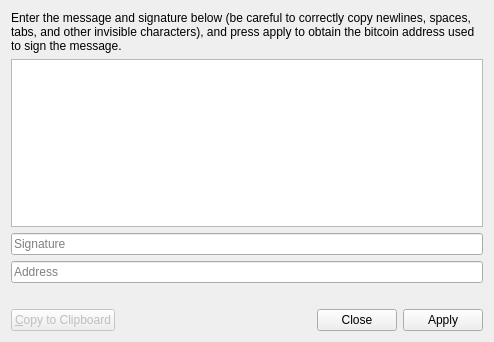
<?xml version="1.0" encoding="UTF-8"?>
<ui version="4.0">
 <class>VerifyMessageDialog</class>
 <widget class="QDialog" name="VerifyMessageDialog">
  <property name="geometry">
   <rect>
    <x>0</x>
    <y>0</y>
    <width>494</width>
    <height>342</height>
   </rect>
  </property>
  <property name="windowTitle">
   <string>Verify Signed Message</string>
  </property>
  <layout class="QVBoxLayout" name="verticalLayout">
   <item>
    <widget class="QLabel" name="label">
     <property name="text">
      <string>Enter the message and signature below (be careful to correctly copy newlines, spaces, tabs, and other invisible characters), and press apply to obtain the bitcoin address used to sign the message.</string>
     </property>
     <property name="alignment">
      <set>Qt::AlignLeading|Qt::AlignLeft|Qt::AlignTop</set>
     </property>
     <property name="wordWrap">
      <bool>true</bool>
     </property>
    </widget>
   </item>
   <item>
    <widget class="QTextEdit" name="edMessage">
     <property name="documentTitle">
      <string extracomment="testing"/>
     </property>
     <property name="html">
      <string>&lt;!DOCTYPE HTML PUBLIC &quot;-//W3C//DTD HTML 4.0//EN&quot; &quot;http://www.w3.org/TR/REC-html40/strict.dtd&quot;&gt;
&lt;html&gt;&lt;head&gt;&lt;meta name=&quot;qrichtext&quot; content=&quot;1&quot; /&gt;&lt;style type=&quot;text/css&quot;&gt;
p, li { white-space: pre-wrap; }
&lt;/style&gt;&lt;/head&gt;&lt;body style=&quot; font-family:'Ubuntu'; font-size:9pt; font-weight:400; font-style:normal;&quot;&gt;
&lt;p style=&quot;-qt-paragraph-type:empty; margin-top:0px; margin-bottom:0px; margin-left:0px; margin-right:0px; -qt-block-indent:0; text-indent:0px;&quot;&gt;&lt;/p&gt;&lt;/body&gt;&lt;/html&gt;</string>
     </property>
    </widget>
   </item>
   <item>
    <widget class="QLineEdit" name="lnSig">
     <property name="font">
      <font>
       <italic>false</italic>
      </font>
     </property>
     <property name="text">
      <string/>
     </property>
     <property name="placeholderText">
      <string>Signature</string>
     </property>
    </widget>
   </item>
   <item>
    <widget class="QLineEdit" name="lnAddress">
     <property name="font">
      <font>
       <italic>false</italic>
      </font>
     </property>
     <property name="text">
      <string/>
     </property>
     <property name="readOnly">
      <bool>true</bool>
     </property>
     <property name="placeholderText">
      <string>Address</string>
     </property>
    </widget>
   </item>
   <item>
    <widget class="QLabel" name="lblStatus">
     <property name="text">
      <string/>
     </property>
    </widget>
   </item>
   <item>
    <layout class="QHBoxLayout" name="horizontalLayout">
     <item>
      <widget class="QPushButton" name="copyToClipboard">
       <property name="enabled">
        <bool>false</bool>
       </property>
       <property name="toolTip">
        <string>Copy the currently selected address to the system clipboard</string>
       </property>
       <property name="text">
        <string>&amp;Copy to Clipboard</string>
       </property>
       <property name="icon">
        <iconset resource="../bitcoin.qrc">
         <normaloff>:/icons/editcopy</normaloff>:/icons/editcopy</iconset>
       </property>
      </widget>
     </item>
     <item>
      <spacer name="horizontalSpacer">
       <property name="orientation">
        <enum>Qt::Horizontal</enum>
       </property>
       <property name="sizeHint" stdset="0">
        <size>
         <width>40</width>
         <height>20</height>
        </size>
       </property>
      </spacer>
     </item>
     <item>
      <widget class="QDialogButtonBox" name="buttonBox">
       <property name="orientation">
        <enum>Qt::Horizontal</enum>
       </property>
       <property name="standardButtons">
        <set>QDialogButtonBox::Apply|QDialogButtonBox::Close</set>
       </property>
       <property name="centerButtons">
        <bool>false</bool>
       </property>
      </widget>
     </item>
    </layout>
   </item>
  </layout>
 </widget>
 <resources>
  <include location="../bitcoin.qrc"/>
 </resources>
 <connections>
  <connection>
   <sender>buttonBox</sender>
   <signal>accepted()</signal>
   <receiver>VerifyMessageDialog</receiver>
   <slot>accept()</slot>
   <hints>
    <hint type="sourcelabel">
     <x>248</x>
     <y>254</y>
    </hint>
    <hint type="destinationlabel">
     <x>157</x>
     <y>274</y>
    </hint>
   </hints>
  </connection>
  <connection>
   <sender>buttonBox</sender>
   <signal>rejected()</signal>
   <receiver>VerifyMessageDialog</receiver>
   <slot>reject()</slot>
   <hints>
    <hint type="sourcelabel">
     <x>316</x>
     <y>260</y>
    </hint>
    <hint type="destinationlabel">
     <x>286</x>
     <y>274</y>
    </hint>
   </hints>
  </connection>
 </connections>
</ui>
